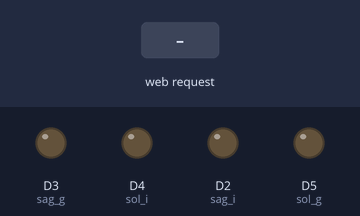
This sketch was run on a simulated ESP8266 (NodeMCU). Shown: output pins drawn as LEDs (lit = HIGH). The inputs (shaded band) are chosen by the test bench. WiFi joins after 1.5 s; servers stay silent unless stated; what the sketch prints to the serial monitor is not drawn.

Above: at 3.7 s.
3.8 s: HTTP request GET /ileri received
At 4.8 s:
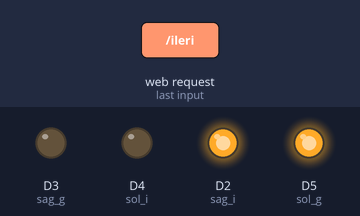
5.3 s: HTTP request GET /geri received
At 6.0 s:
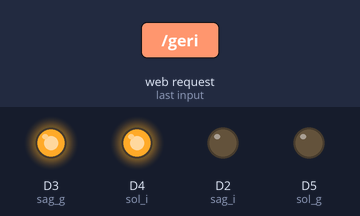
6.8 s: HTTP request GET /sag received
At 7.1 s:
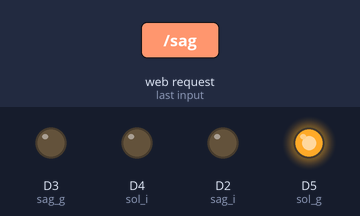
8.3 s: HTTP request GET /sol received
At 9.4 s:
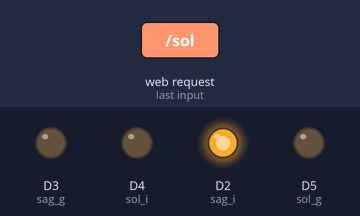
9.8 s: HTTP request GET /durdur received
At 10.6 s:
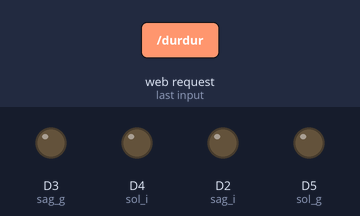
Timing chart, 0 to 12.3 s (numbered marks = the images above; inputs shaded):
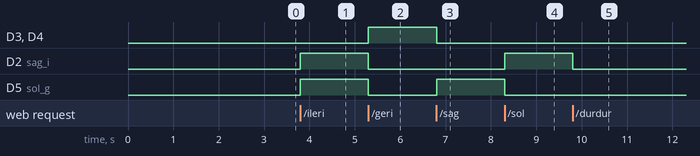

Measured:
- after the input at 3.8 s, D2 (sag_i), D5 (sol_g): LOW → HIGH at once
- after the input at 5.3 s, D3 (sag_g), D4 (sol_i): LOW → HIGH at once; D2 (sag_i), D5 (sol_g): HIGH → LOW at once
- after the input at 6.8 s, D3 (sag_g), D4 (sol_i): HIGH → LOW at once; D5 (sol_g): LOW → HIGH at once
- after the input at 8.3 s, D2 (sag_i): LOW → HIGH at once; D5 (sol_g): HIGH → LOW at once
- after the input at 9.8 s, D2 (sag_i): HIGH → LOW at once

The sketch:

Anadol_v2.ino
```cpp
//Kütüphane Tanımlamaları
  #include <ESP8266WiFi.h>
  #include <WiFiClient.h>
  #include <ESP8266WebServer.h>
  #include <ESP8266mDNS.h>

//Referans Nesnelerinin Tanımlamaları
  MDNSResponder mdns;
  ESP8266WebServer server(80);

//Değişken Tanımlamaları
  const char* ssid = "SUPERONLINE-WiFi_7385"; //Kullanılan kablosuz ağın ismi
  const char* password = "KKFXN9TEPR4W";  //Kullanılan kablosuz ağın şifresi
  String webPage = ""; //Web sayfasının html kodları bu değişkende tutulacaktır.

  //Motor sürücü pinleri tanımlandı
  const int sag_i = D2; //Sağ tekerin ileri hareketi
  const int sag_g = D3; //Sağ tekerin geri hareketi
  const int sol_i = D4; //Sol tekerin ileri hareketi
  const int sol_g = D5; //Sol tekerin geri hareketi

void setup(void)
{
  // motor sürücü pinleri çıkış olarak atandı
    pinMode(sag_i, OUTPUT);
    pinMode(sag_g, OUTPUT);
    pinMode(sol_i, OUTPUT);
    pinMode(sol_g, OUTPUT);

  //Web sayfamızın html,css ve javascript kodları
    webPage += "HTTP/1.1 200 OK";
    webPage += "Content-Type: text/html";
    webPage += "<!DOCTYPE HTML>";
    webPage += "<html>";
    webPage += "<head>";
    webPage += "<meta charset=utf-8 />";
    webPage += "<title>Anadol V. 2.0</title>";
    webPage += "<style type=\"text/css\">#cerceve{font-size: 16px;color: #000;border-radius: 0px 39px 0px 39px;background-color: #F8F8F8;padding-top: 20px;";
    webPage += "padding-bottom: 20px;padding-right: 20px;line-height: 30px;text-align: left;box-shadow: 8px 8px 8px rgba(0, 0, 0, 0.5);}</style>";
    webPage += "<link rel=\"stylesheet\" type=\"text/css\" href=\"https://maxcdn.bootstrapcdn.com/bootstrap/3.3.4/css/bootstrap.min.css\">";
    webPage += "<link rel=\"stylesheet\" type=\"text/css\" href=\"style.css\">";
    webPage += "<script type=\"text/javascript\" src=\"https://code.jquery.com/jquery-2.1.4.min.js\"></script>";
    webPage += "<script type=\"text/javascript\" src=\"https://cdn.rawgit.com/Foliotek/AjaxQ/master/ajaxq.js\"></script>";
    webPage += "<script type=\"text/javascript\" src=\"https://cdn.rawgit.com/marcoschwartz/aREST.js/master/aREST.js\"></script>";
    webPage += "<script type=\"text/javascript\" src=\"script.js\"></script>";
    webPage += "</head>";
    webPage += "<body>";
    webPage += "<div class='container'>";
    webPage += "<div align=\"center\"><br><img src=\"http://cuzem.cumhuriyet.edu.tr/wp-content/uploads/2017/02/cropped-kurumsal_logo-1.png\" width=125 height=125></div><br>";
    webPage += "<div style=\"text-align:center\"><p><h3>Cumhuriyet Üniversitesi Mühendislik Fakültesi</h3>";
    webPage += "<h3>Bilgisayar Mühendisliği Bölümü</h3>";
    webPage += "<h3>Gömülü Sistemler Dersi 2. Proje Ödevi</h3>";
    webPage += "<h3>Proje Adı : Anadol V. 2.0 </h3></p></div><br>";
    webPage += "<ul id=\"cerceve\"><h3 style=\"text-align:center\">1 - Kullanıcı Kontrollü Araç Modu</h3><br>";
    webPage += "<div class='row'>";
    webPage += "<div class=\"col-md-5\"></div>";
    webPage += "<div class=\"col-md-2\">";
    webPage += "<a href=\"/ileri\"><button  id='forward' class='btn btn-primary btn-block' type=\"button\">İleri Git</button></a>";
    webPage += "</div>";
    webPage += "<div class=\"col-md-5\"></div>";
    webPage += "</div><br>";
    webPage += "<div class='row'>";
    webPage += "<div class=\"col-md-4\"></div>";
    webPage += "<div class=\"col-md-2\">";
    webPage += "<a href=\"/sol\"><button id='left' class='btn btn-primary btn-block' type=\"button\">Sola Dön</button></a><br>";
    webPage += "</div>";
    webPage += "<div class=\"col-md-2\">";
    webPage += "<a href=\"/sag\"><button id='right' class='btn btn-primary btn-block' type=\"button\">Sağa Dön</button></a><br>";
    webPage += "</div>";
    webPage += "<div class=\"col-md-4\"></div>";
    webPage += "</div>";
    webPage += "<div class='row'>";
    webPage += "<div class=\"col-md-5\"></div>";
    webPage += "<div class=\"col-md-2\">";
    webPage += "<a href=\"/geri\"><button id='backward' class='btn btn-primary btn-block' type=\"button\">Geri Git</button></a><br>";
    webPage += "<a href=\"/durdur\"><button id='backward' class='btn btn-primary btn-block' type=\"button\">Durdur</button></a><br>";
    webPage += "</div>";
    webPage += "<div class=\"col-md-5\"></div>";
    webPage += "</div>";
    webPage += "</body>";
    webPage += "</html>";

  //Web Servisin Kurulum Ayarları ve Çalıştırılması
    delay(1000);
    Serial.begin(115200);
    WiFi.begin(ssid, password);
    Serial.println("");
    while (WiFi.status() != WL_CONNECTED)
    {
      delay(500);
      Serial.print(".");
    }
    Serial.println("");
    Serial.print("Su Aga Baglanildi : ");
    Serial.println(ssid);
    Serial.print("IP adresi : ");
    Serial.println(WiFi.localIP());
    if (mdns.begin("esp8266", WiFi.localIP())) {
      Serial.println("MDNS Responder Baslatildi");
    }

   //Web Sayfasında ki butonların görevleri

    //Web sayfanın anasayfası hiçbir butona tıklanmadan yüklenir.
    server.on("/", []()
    {
      server.send(200, "text/html", webPage);
    });

    //İleri Git butonuna basıldığında aracın ileri gitmesi sağlanır.
    server.on("/ileri", []()
    {
      server.send(200, "text/html", webPage);
      digitalWrite(sag_g, LOW);
      digitalWrite(sag_i, HIGH);
      digitalWrite(sol_i, LOW);
      digitalWrite(sol_g, HIGH);
    });

    //Geri Git butonuna basıldığında aracın geri gitmesi sağlanır.
    server.on("/geri", []()
    {
      server.send(200, "text/html", webPage);
      digitalWrite(sag_g, HIGH);
      digitalWrite(sag_i, LOW);
      digitalWrite(sol_i, HIGH);
      digitalWrite(sol_g, LOW);
    });

    //Sağa Git butonuna basıldığında aracın sağa gitmesi sağlanır.
    server.on("/sag", []()
    {
      server.send(200, "text/html", webPage);
      digitalWrite(sol_g, HIGH);
      digitalWrite(sol_i, LOW);
      digitalWrite(sag_i, LOW);
      digitalWrite(sag_g, LOW);
    });

    //Sola Git butonuna basıldığında aracın sola gitmesi sağlanır.
    server.on("/sol", []()
    {
      server.send(200, "text/html", webPage);
      digitalWrite(sol_g, LOW);
      digitalWrite(sol_i, LOW);
      digitalWrite(sag_i, HIGH);
      digitalWrite(sag_g, LOW);
    });

    //Durdur butonuna basıldığında aracın hareketi durdurulur.
    server.on("/durdur", []()
    {
      server.send(200, "text/html", webPage);
      digitalWrite(sol_i, LOW);
      digitalWrite(sol_g, LOW);
      digitalWrite(sag_i, LOW);
      digitalWrite(sag_g, LOW);
    });

    //Sunucu üzerine tıkladığımız butonların görevleri bittiğinde tekrar başlatılır
    server.begin();
    Serial.println("HTTP sunucusu çalıştırıldı.");
}

void loop(void)
{
  //Sunucu içinde gerçekleşen işlemlerin tekrar gerçekleştirilebilmesi sağlanır.
    server.handleClient();
}
```
